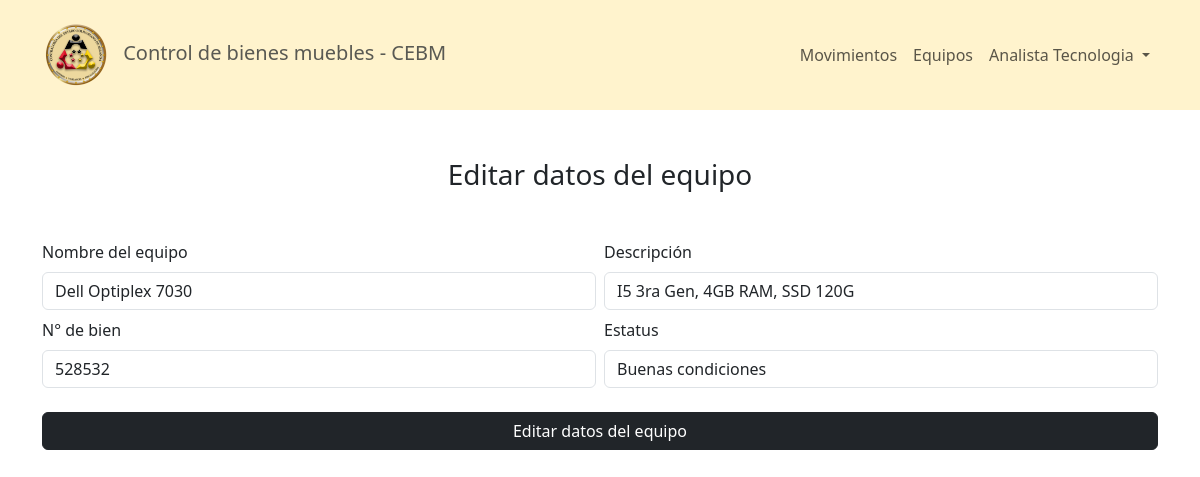
/pages/editEquipo.php?id=2 (signed in), run on the app's committed database.
### tables this page shows
CREATE TABLE `equipos` (
  `id` int(11) NOT NULL,
  `equipo` varchar(80) NOT NULL,
  `descripcion` varchar(255) NOT NULL,
  `n_bien` varchar(8) NOT NULL,
  `disponible` tinyint(4) NOT NULL,
  `estatus` int(11) NOT NULL,
  `activo` tinyint(4) NOT NULL
);

### pages/editEquipo.php (the view, shortened to what this page needs)
<?php include ('../config/Header.php'); ?>
<?php include ('../config/NavBar.php'); ?>
<?php
    require('../config/conex.php');
    $id = $_GET['id'];
    $query = "SELECT * FROM equipos WHERE id = $id";
    $result = mysqli_query($conn, $query);
    $equipo = mysqli_fetch_array($result);
?>
<section class="mt-5">
    <h3 class="text-center">Editar datos del equipo</h3>
    <div class="container d-flex justify-content-center mt-5">
        <form action="../services/equipos/edit_equipo.php" method="post" class="row g-2" autocomplete="off">
            <div class="col-sm-6">
                <label for="name" class="form-label">Nombre del equipo</label>
                <input class="form-control" type="text" name="equipo" id="name" maxlength="80" value="<?php echo($equipo[1])?>" placeholder="Nombre del equipo" required>
            </div>
            <div class="col-sm-6">
                <label class="form-label" for="description">Descripción</label>
                <input class="form-control" type="text" name="descripcion" id="description" maxlength="80" value="<?php echo($equipo[2])?>" placeholder="Modelo, marca, componentes" required>
            </div>
            <div class="col-sm-6">
                <label for="bien" class="form-label">N° de bien</label>
                <input type="text" class="form-control" name="n_bien" id="bien" value="<?php echo($equipo[3])?>" maxlength="8" required>
            </div>
            <div class="col-sm-6">
                <label class="form-label" for="status">Estatus</label>
                <select class="form-control" name="estatus" id="status" required>
                    <?php
                        $estatus = ['Excelentes condiciones', 'Buenas condiciones', 'Condiciones regulares', 'Malas condiciones'];
                        foreach($estatus as $key => $status){
                            $selected = ($equipo[5] == $key) ? "selected" : "";
                            echo("<option value='$key' $selected>$status</option>");
                        }
                    ?>
                </select>
            </div>
            <div class="d-grid gap-2 mt-4">
                <input class="btn btn-dark" type="submit" value="Editar datos del equipo">
            </div>
        </form>
    </div>
</section>
<?php
    include('../config/FooterHtml.php');
?>

### src/global.css (style rules this page uses)
* { font-family: system-ui, sans-serif; box-sizing: border-box; margin: 0; }

### data on the page
equipos: equipo "Dell Optiplex 7030", descripcion "I5 3ra Gen, 4GB RAM, SSD 120G", n_bien "528532"

### other printed values
$nombre "Analista"
$apellido "Tecnologia"
form field estatus "Buenas condiciones"
